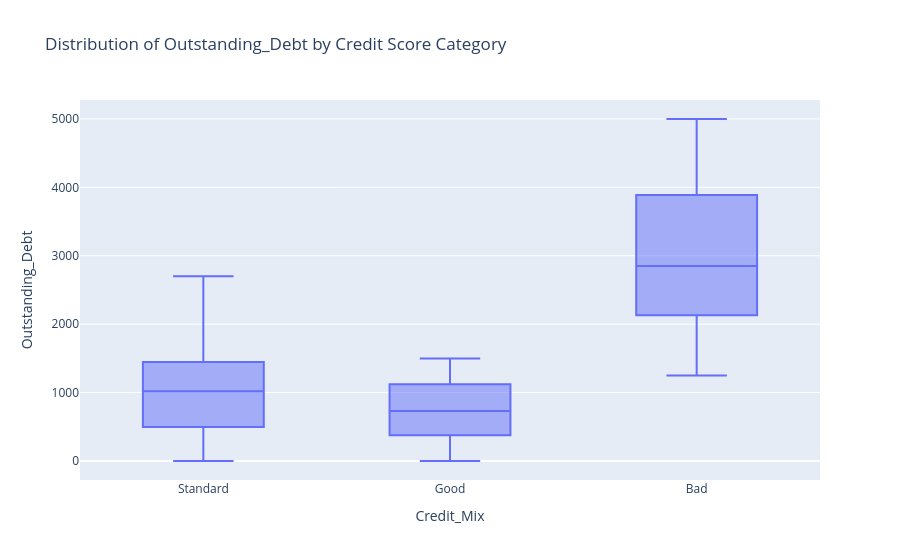

Write notebook code for a chart like this one.
### Markdown cell above
Las medianas tienen el orden esperado: Median Bad > Mediana Standard > Mediana Good.

Esto concuerda con la hipótesis de que a mayor endeudamiento mayor cantidad de malos deudores.

### Code cell
fig_box = px.box(df, x="Credit_Mix", y=col, title=f"Distribution of {col} by Credit Score Category")
fig_box.show()

### Figure 1 — Plotly figure (JSON) as saved in the notebook; plotly's stock layout.template omitted (floating-point values rounded to 4 significant figures; data arrays with more than 128 entries replaced by an {"elided": "..."} marker saying what was removed)
{"data": [{"alignmentgroup": "True", "hovertemplate": "Credit_Mix=%{x}<br>Outstanding_Debt=%{y}<extra></extra>", "legendgroup": "", "marker": {"color": "#636efa"}, "name": "", "notched": false, "offsetgroup": "", "orientation": "v", "showlegend": false, "type": "box", "x": {"elided": "100000 str values"}, "x0": " ", "xaxis": "x", "y": {"elided": "100000 float values"}, "y0": " ", "yaxis": "y"}], "layout": {"boxmode": "group", "legend": {"tracegroupgap": 0}, "title": {"text": "Distribution of Outstanding_Debt by Credit Score Category"}, "xaxis": {"anchor": "y", "domain": [0, 1], "title": {"text": "Credit_Mix"}}, "yaxis": {"anchor": "x", "domain": [0, 1], "title": {"text": "Outstanding_Debt"}}}}
